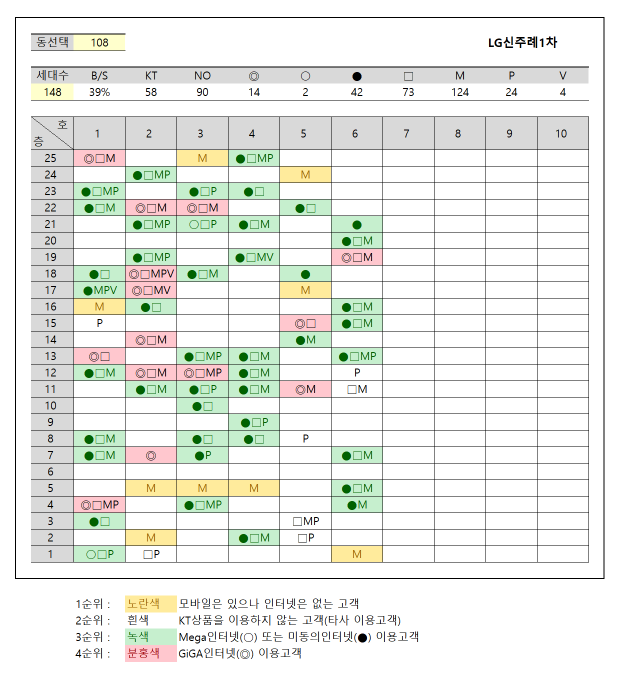
#> input picture KakaoTalk_20260129_133550192.png, 1240 x 1357 px (shown at 1/2 size)
$ python -i ocr_engine_v3.py   (imports and definitions only)
#> lines starting #> are read from the running program, lines starting #| are printed output that depends on the picture; after the words box and inside, x2 and y2 are one past the last pixel; in counts of white or black regions, pixels touching at a corner belong together
import sys
import json
import cv2
import numpy as np
import os

# [12 lines not run here, left out]


# [36 lines left out: functions ocr_read_text, ocr_read_text_with_positions, not called in this run]


def load_image(image_path):
    """이미지 로드"""
    img_array = np.fromfile(image_path, np.uint8)
    img = cv2.imdecode(img_array, cv2.IMREAD_COLOR)
    if img is None:
        raise Exception(f"이미지 로드 실패: {image_path}")
    return img


def find_grid_lines(img):
    """모든 그리드 라인 찾기"""
    gray = cv2.cvtColor(img, cv2.COLOR_BGR2GRAY)
    h, w = gray.shape

    # 이진화
    _, binary = cv2.threshold(gray, 200, 255, cv2.THRESH_BINARY_INV)

    # 수평선 감지
    h_kernel = cv2.getStructuringElement(cv2.MORPH_RECT, (w // 10, 1))
    h_lines = cv2.morphologyEx(binary, cv2.MORPH_OPEN, h_kernel)

    # 수직선 감지
    v_kernel = cv2.getStructuringElement(cv2.MORPH_RECT, (1, h // 15))
    v_lines = cv2.morphologyEx(binary, cv2.MORPH_OPEN, v_kernel)

    # 수평선 y좌표 추출
    h_coords = []
    for y in range(h):
        if np.sum(h_lines[y, :]) > w * 50:
            h_coords.append(y)

    # 수직선 x좌표 추출
    v_coords = []
    for x in range(w):
        if np.sum(v_lines[:, x]) > h * 30:
            v_coords.append(x)

    # 근접 라인 병합
    def merge(coords, gap=5):
        if not coords:
            return []
        coords = sorted(set(coords))
        result = [coords[0]]
        for c in coords[1:]:
            if c - result[-1] > gap:
                result.append(c)
        return result

    return merge(h_coords), merge(v_coords)


def find_main_table(h_lines, v_lines, img_shape):
    """
    메인 데이터 테이블 찾기
    - 가장 많은 라인이 일정한 간격으로 배열된 영역 찾기
    - 헤더 영역 자동 제외
    """
    h, w = img_shape[:2]

    if len(h_lines) < 3 or len(v_lines) < 3:
        return None, None

    # 수평선 간격 분석
    h_gaps = [h_lines[i+1] - h_lines[i] for i in range(len(h_lines)-1)]

    # 가장 흔한 간격 찾기 (데이터 행의 높이)
    if not h_gaps:
        return None, None

    # 간격별 빈도 계산
    gap_counts = {}
    for gap in h_gaps:
        # 비슷한 간격끼리 그룹화 (±3 픽셀)
        found = False
        for key in gap_counts:
            if abs(key - gap) <= 3:
                gap_counts[key] += 1
                found = True
                break
        if not found:
            gap_counts[gap] = 1

    # 가장 많이 나타나는 간격 = 데이터 행 높이
    common_h_gap = max(gap_counts, key=gap_counts.get)
    print(f"데이터 행 높이: {common_h_gap}px (빈도: {gap_counts[common_h_gap]})", file=sys.stderr)

    # 해당 간격을 가진 연속 구간 찾기
    data_h_start = 0
    data_h_end = len(h_lines) - 1
    max_consecutive = 0
    current_start = 0
    current_count = 0

    for i in range(len(h_gaps)):
        if abs(h_gaps[i] - common_h_gap) <= 5:  # 허용 오차
            if current_count == 0:
                current_start = i
            current_count += 1
        else:
            if current_count > max_consecutive:
                max_consecutive = current_count
                data_h_start = current_start
                data_h_end = current_start + current_count
            current_count = 0

    # 마지막 구간 체크
    if current_count > max_consecutive:
        data_h_start = current_start
        data_h_end = current_start + current_count

    # 수직선도 동일하게 처리
    v_gaps = [v_lines[i+1] - v_lines[i] for i in range(len(v_lines)-1)]

    gap_counts = {}
    for gap in v_gaps:
        found = False
        for key in gap_counts:
            if abs(key - gap) <= 5:
                gap_counts[key] += 1
                found = True
                break
        if not found:
            gap_counts[gap] = 1

    common_v_gap = max(gap_counts, key=gap_counts.get)
    print(f"데이터 열 너비: {common_v_gap}px (빈도: {gap_counts[common_v_gap]})", file=sys.stderr)

    # 해당 간격을 가진 연속 구간 찾기
    data_v_start = 0
    data_v_end = len(v_lines) - 1
    max_consecutive = 0
    current_start = 0
    current_count = 0

    for i in range(len(v_gaps)):
        if abs(v_gaps[i] - common_v_gap) <= 8:
            if current_count == 0:
                current_start = i
            current_count += 1
        else:
            if current_count > max_consecutive:
                max_consecutive = current_count
                data_v_start = current_start
                data_v_end = current_start + current_count
            current_count = 0

    if current_count > max_consecutive:
        data_v_start = current_start
        data_v_end = current_start + current_count

    # 열이 한 칸씩 밀린 문제 해결: data_v_start를 0으로 조정
    if data_v_start > 0:
        data_v_start = data_v_start - 1  # 한 칸 앞으로 이동

    # 선택된 라인들
    selected_h = h_lines[data_h_start:data_h_end+2]
    selected_v = v_lines[data_v_start:data_v_end+2]

    num_rows = len(selected_h) - 1
    num_cols = len(selected_v) - 1

    print(f"메인 테이블: {num_rows}행 x {num_cols}열", file=sys.stderr)
    print(f"수평선 범위: {data_h_start} ~ {data_h_end+1}", file=sys.stderr)
    print(f"수직선 범위: {data_v_start} ~ {data_v_end+1}", file=sys.stderr)

    return selected_h, selected_v


# [321 lines left out: functions classify_color, detect_symbols, extract_text, extract_header_info, not called in this run]


def process_image(image_path):
    """이미지 처리"""
#> called with image_path = 'KakaoTalk_20260129_133550192.png'
    img = load_image(image_path)
#> in load_image, img is the input picture: shape (1357, 1240, 3); mean B, G, R 230.4, 235.5, 233.3
    h, w = img.shape[:2]
#> h = 1357; w = 1240
    print(f"이미지: {w} x {h}", file=sys.stderr)

    # 1. 그리드 라인 찾기
    h_lines, v_lines = find_grid_lines(img)
#> in find_grid_lines, `gray = cv2.cvtColor(img, cv2.COLOR_BGR2GRAY)`:
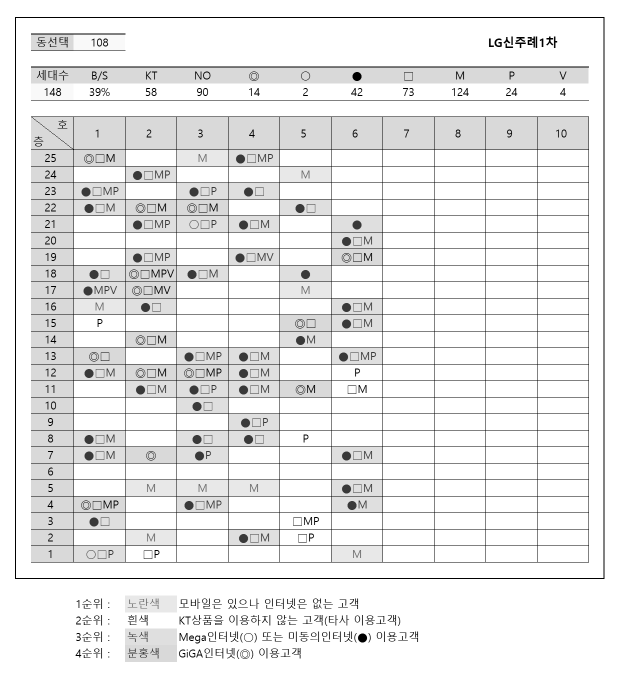
#> gray: shape (1357, 1240) (shown at 1/2 size); min 0, max 255, mean 234.3
#> in find_grid_lines, `_, binary = cv2.threshold(gray, 200, 255, cv2.THRESH_BINARY_INV)`:
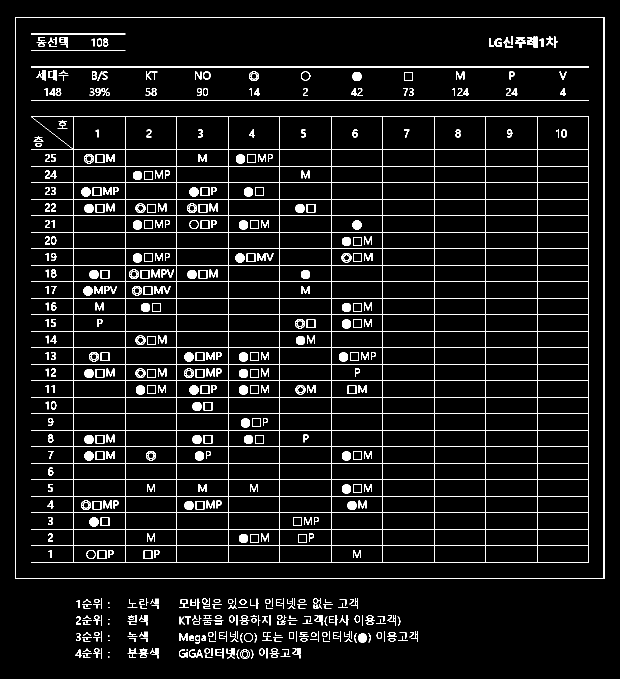
#> binary: shape (1357, 1240) (shown at 1/2 size); 5.9% white in thin lines or dots, all inside (x1, y1, x2, y2) = (30, 34, 1209, 1318)
#> in find_grid_lines, `h_lines = cv2.morphologyEx(binary, cv2.MORPH_OPEN, h_kernel)`:
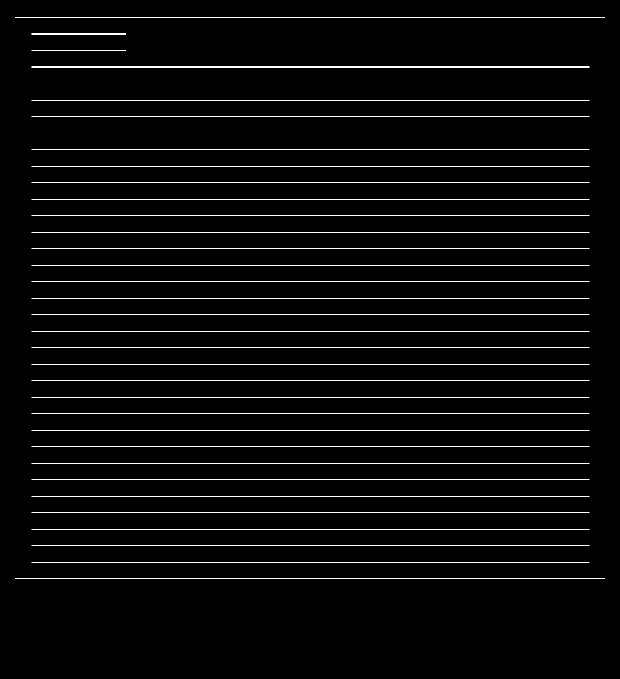
#> h_lines: shape (1357, 1240) (shown at 1/2 size); 2.3% white in thin lines or dots, all inside (x1, y1, x2, y2) = (31, 34, 1210, 1158)
#> in find_grid_lines, `v_lines = cv2.morphologyEx(binary, cv2.MORPH_OPEN, v_kernel)`:
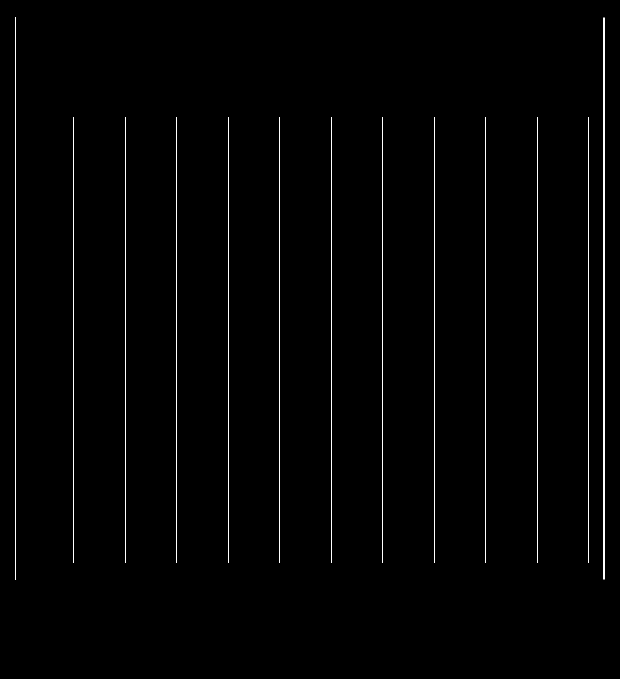
#> v_lines: shape (1357, 1240) (shown at 1/2 size); 0.85% white in thin lines or dots, all inside (x1, y1, x2, y2) = (30, 35, 1209, 1159)
#> after the loop in find_grid_lines, `for y in range(h):`: h_coords = 34 values from 34 to 1157
#> after the loop in find_grid_lines, `for x in range(w):`: v_coords = [30, 31, 147, 250, 353, 456, 559, 662, 765, 868, 971, 1074, 1177, 1207, 1208]
#> in merge, `coords = sorted(set(coords))`: coords = 34 values from 34 to 1157
#> in merge, `result = [coords[0]]`: result = [34]
#> the loop in merge, `for c in coords[1:]:` made 33 passes
#> c on passes 1 to 12: 35, 133, 134, 200, 233, 299, 332, 365, 398, 431, 464, 497
#> after the loop in merge, `for c in coords[1:]:`: result = 31 values from 34 to 1156
#> the loop in merge (call 2), `for c in coords[1:]:` made 14 passes
#> c on passes 1 to 12: 31, 147, 250, 353, 456, 559, 662, 765, 868, 971, 1074, 1177
#> h_lines = 31 values from 34 to 1156; v_lines = [30, 147, 250, 353, 456, 559, 662, 765, 868, 971, 1074, 1177, 1207]
    print(f"전체 라인: 수평 {len(h_lines)}, 수직 {len(v_lines)}", file=sys.stderr)

    # 2. 메인 데이터 테이블 찾기
    data_h, data_v = find_main_table(h_lines, v_lines, img.shape)
#> in find_main_table, `h_gaps = [h_lines[i+1] - h_lines[i] for i in range(len(h_lines)-1)]`: h_gaps = 30 values, max 99 at index 0, min 32 at index 29, mean 37.4
#> the loop in find_main_table, `for gap in h_gaps:` made 30 passes
#> gap on passes 1 to 12: 99, 67, 33, 66, 33, 33, 33, 33, 33, 33, 33, 33
#> after the loop in find_main_table, `for gap in h_gaps:`: gap_counts = {99: 1, 67: 2, 33: 27}
#> in find_main_table, `common_h_gap = max(gap_counts, key=gap_counts.get)`: common_h_gap = 33
#> in find_main_table, `data_h_end = len(h_lines) - 1`: data_h_end = 30
#> the loop in find_main_table, `for i in range(len(h_gaps)):` made 30 passes
#> (max_consecutive, data_h_start, data_h_end, current_count) on pass 4: (1, 2, 3, 0)
#> (current_start, current_count) on passes 3, 5: (2, 1), (4, 1)
#> after the loop in find_main_table, `for i in range(len(h_gaps)):`: data_h_end = 3; data_h_start = 2; max_consecutive = 1
#> in find_main_table, `data_h_start = current_start`: data_h_start = 4
#> in find_main_table, `data_h_end = current_start + current_count`: data_h_end = 30
#> in find_main_table, `v_gaps = [v_lines[i+1] - v_lines[i] for i in range(len(v_lines)-1)]`: v_gaps = [117, 103, 103, 103, 103, 103, 103, 103, 103, 103, 103, 30]
#> the loop in find_main_table, `for gap in v_gaps:` made 12 passes
#> gap on passes 1 to 12: 117, 103, 103, 103, 103, 103, 103, 103, 103, 103, 103, 30
#> after the loop in find_main_table, `for gap in v_gaps:`: gap_counts = {117: 1, 103: 10, 30: 1}
#> in find_main_table, `common_v_gap = max(gap_counts, key=gap_counts.get)`: common_v_gap = 103
#> in find_main_table, `data_v_end = len(v_lines) - 1`: data_v_end = 12
#> the loop in find_main_table, `for i in range(len(v_gaps)):` made 12 passes
#> (max_consecutive, data_v_start, data_v_end, current_count) on pass 12: (10, 1, 11, 0)
#> (current_start, current_count) on pass 2: (1, 1)
#> after the loop in find_main_table, `for i in range(len(v_gaps)):`: data_v_end = 11; data_v_start = 1; max_consecutive = 10
#> in find_main_table, `data_v_start = data_v_start - 1`: data_v_start = 0
#> in find_main_table, `selected_h = h_lines[data_h_start:data_h_end+2]`: selected_h = 27 values from 299 to 1156
#> in find_main_table, `selected_v = v_lines[data_v_start:data_v_end+2]`: selected_v has the same summary as v_lines in process_image
#> in find_main_table, `num_rows = len(selected_h) - 1`: num_rows = 26
#> in find_main_table, `num_cols = len(selected_v) - 1`: num_cols = 12
#> data_h = 27 values from 299 to 1156; data_v has the same summary as v_lines

    if data_h is None or len(data_h) < 2 or len(data_v) < 2:
        print("테이블 감지 실패", file=sys.stderr)
        return None

    num_rows = len(data_h) - 1
#> num_rows = 26
    print(f"감지된 행: {num_rows}", file=sys.stderr)

    # ======================================================
    # 헤더/데이터 판별: 첫 행의 첫 열(층 번호 열)을 OCR
    # ======================================================
    rows_to_skip = 0
    detected_max_floor = None

    if len(data_h) > 2 and len(data_v) > 1:
        margin = 3
        y1, y2 = data_h[0], data_h[1]
#> y1 = 299; y2 = 332
        x1, x2 = data_v[0], data_v[1]
#> x1 = 30; x2 = 147
        floor_cell = img[y1+margin:y2-margin, x1+margin:x2-margin]
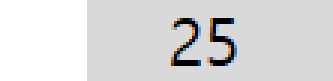
#> floor_cell: shape (27, 111, 3) (shown 3 times larger); mean B, G, R 218.7, 218.7, 218.7

        if floor_cell.size > 0:
            avg = cv2.mean(floor_cell)[:3]
#> avg = (218.7, 218.7, 218.7)
            print(f"첫 행 첫 열: RGB=({avg[2]:.0f},{avg[1]:.0f},{avg[0]:.0f})", file=sys.stderr)

#> (the run stopped early here; a loop or call above may not have finished)
